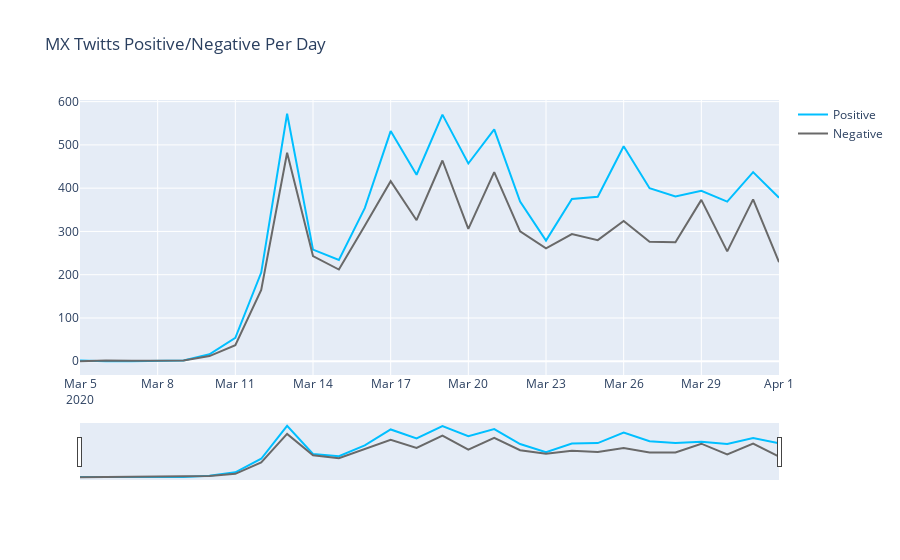

Here is the notebook cell this chart was saved with:
### Markdown cell above
# Plotting twitts Classified

### Code cell
fig = go.Figure()
fig.add_trace(go.Scatter(x=es_twitts_plot['created_at'], y=es_twitts_plot['count_pos'], name="Positive",
                         line_color='deepskyblue'))

fig.add_trace(go.Scatter(x=es_twitts_plot['created_at'], y=es_twitts_plot['count_neg'], name="Negative",
                         line_color='dimgray'))

fig.update_layout(title_text='MX Twitts Positive/Negative Per Day',
                  xaxis_rangeslider_visible=True)
fig.show()

### Figure 1 — Plotly figure (JSON) as saved in the notebook; plotly's stock layout.template omitted (floating-point values rounded to 4 significant figures)
{"data": [{"line": {"color": "deepskyblue"}, "name": "Positive", "type": "scatter", "x": ["2020-03-05", "2020-03-06", "2020-03-07", "2020-03-08", "2020-03-09", "2020-03-10", "2020-03-11", "2020-03-12", "2020-03-13", "2020-03-14", "2020-03-15", "2020-03-16", "2020-03-17", "2020-03-18", "2020-03-19", "2020-03-20", "2020-03-21", "2020-03-22", "2020-03-23", "2020-03-24", "2020-03-25", "2020-03-26", "2020-03-27", "2020-03-28", "2020-03-29", "2020-03-30", "2020-03-31", "2020-04-01"], "y": [2, 0, 0, 1, 2, 16, 54, 205, 572, 258, 234, 354, 532, 431, 570, 457, 536, 369, 279, 375, 380, 497, 400, 381, 394, 369, 437, 378]}, {"line": {"color": "dimgray"}, "name": "Negative", "type": "scatter", "x": ["2020-03-05", "2020-03-06", "2020-03-07", "2020-03-08", "2020-03-09", "2020-03-10", "2020-03-11", "2020-03-12", "2020-03-13", "2020-03-14", "2020-03-15", "2020-03-16", "2020-03-17", "2020-03-18", "2020-03-19", "2020-03-20", "2020-03-21", "2020-03-22", "2020-03-23", "2020-03-24", "2020-03-25", "2020-03-26", "2020-03-27", "2020-03-28", "2020-03-29", "2020-03-30", "2020-03-31", "2020-04-01"], "y": [0, 2, 1, 1, 2, 12, 37, 165, 482, 243, 212, 313, 416, 326, 464, 306, 437, 300, 261, 294, 280, 324, 276, 275, 373, 254, 374, 229]}], "layout": {"title": {"text": "MX Twitts Positive/Negative Per Day"}, "xaxis": {"rangeslider": {"visible": true}}}}
